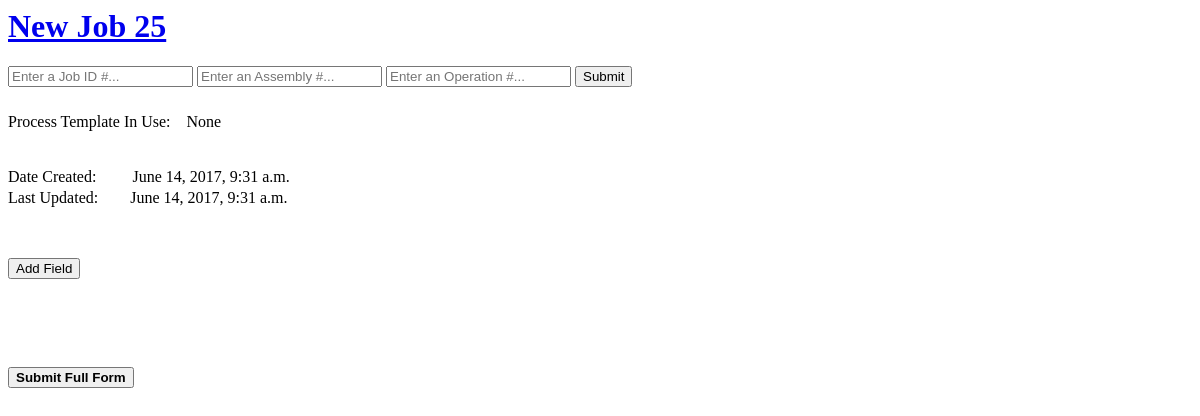
/embossers/81/detail/, run on an earlier commit of the app's database.
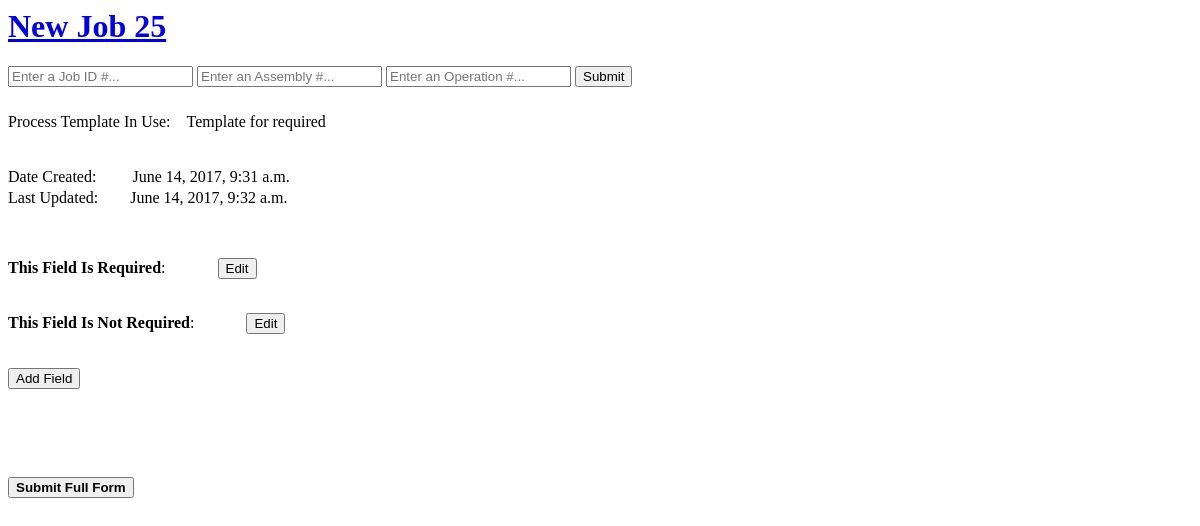
And on a later commit of the database.
### embossers/models.py (models this page shows, shortened)
class Job(models.Model):
    job_id = models.CharField(max_length=100, default="New Job", unique=True)
    date_created = models.DateTimeField('date created', auto_now_add=True)
    last_update = models.DateTimeField('last updated', default=timezone.now)
    date_submitted = models.DateTimeField(null=True, blank=True)
    process_outline = models.CharField(max_length=100, default="None", verbose_name="Process Template")
    has_process_outline_been_modified_for_this_operation = models.BooleanField(default=False, verbose_name="Edited Template")
    has_job_name_been_set = models.BooleanField(default=False)
    completed = models.BooleanField(default=False)
    disable_submit_button = models.BooleanField(default=False)
    job_number = models.CharField(max_length=100, blank=True)
    assembly_number = models.CharField(max_length=100, blank=True)
    operation_number = models.CharField(max_length=100, blank=True)
    def was_created_recently(self):
        now = timezone.now()
        return now - datetime.timedelta(days=1) <= self.date_created <= now
    was_created_recently.admin_order_field = 'date_created'
    was_created_recently.boolean = True
    was_created_recently.short_description = 'Created recently?'

class Field(models.Model):
    job = models.ForeignKey(Job, on_delete=models.CASCADE)
    field_name = models.CharField(max_length=100)
    field_text = models.CharField(max_length=200, blank=True)
    field_has_been_set = models.BooleanField(default=False)
    editing_mode = models.BooleanField(default=False)
    name_is_operator_editable = models.BooleanField(default=True)
    text_is_operator_editable = models.BooleanField(default=True)
    required_for_full_submission = models.BooleanField(default=True)
    objects = FieldManager()

### embossers/views.py (the view)
# urls.py: url(r'^(?P<pk>[0-9]+)/detail/$', DetailView.as_view(), name='detail'),
class DetailView(generic.DetailView):
    model = Job
    template_name = 'embossers/pages/detail.html'
    def get_queryset(self):
        return Job.objects.all()

### templates/embossers/pages/detail.html (shortened to what this page needs)
<html lang="en">
{% load static %}
<link rel="stylesheet" type="text/css" href="{% static 'embossers/style.css' %}" />
</head>
<h1><a class="navbar-brand" href="/embossers">{{ job.job_id }}</a></h1>
{% ifequal job.has_job_name_been_set False %}
    {% include 'embossers/forms/job_number_form.html' %}
{% endifequal %}
<p>Process Template In Use:&emsp;{{ job.process_outline }}
</p>
<br />
<p>Date Created:&emsp;&emsp; {{ job.date_created }}</p>
<p>Last Updated:&emsp;&ensp;&ensp;{{ job.last_update }}</p>
<p>&emsp;</p>
<p>&emsp;</p>
{% for field in job.field_set.all %}
    {% ifnotequal field.field_has_been_set False %}
        {% ifnotequal field.editing_mode True %}
            {% include 'embossers/forms/saved_field_form.html' %}
        {% else %}
            {% include 'embossers/forms/existing_field_form.html' %}
        {% endifnotequal %}
    {% else %}
        {% include 'embossers/forms/new_field_form.html' %}
    {% endifnotequal %}
{% endfor %}
{% if job.completed == False %}
    <form action="{% url 'embossers:add_field' job.id %}" method="post" name="add_field">
        <input type="submit" name="add_field" value="Add Field"/>
    </form>
{% endif %}
<br /><br /><br /><br />
{% if job.completed == False %}
    {% include 'embossers/forms/submit.html' %}
{% endif %}
</html>

### templates/embossers/forms/job_number_form.html (shortened to what this page needs)
<form action="{% url 'embossers:set_job_name' job.id %}" method="post" class="enter_job_form">
    <input type="text" name="job_number_text_box" placeholder="Enter a Job ID #..."></input>
    <input type="text" name="assembly_number_text_box" placeholder="Enter an Assembly #..."></input>
    <input type="text" name="operation_number_text_box" placeholder="Enter an Operation #..."></input>
    <button type="submit" value="1">Submit</button>&emsp;
</form>

### templates/embossers/forms/saved_field_form.html (shortened to what this page needs)
<p>
<form action="{% url 'embossers:edit_data' job.id %}" method="post">
    <label for="field{{ forloop.counter }}"><strong>{{ field.field_name }}</strong>:&emsp;{{ field.field_text }}&emsp;&emsp;</label>
    {% if field.name_is_operator_editable or field.text_is_operator_editable %}
        <button type="submit" name="edit_field" id="field{{ forloop.counter }}" value="{{ field.id }}">Edit</button><br /><br />
    {% else %}
        <br /><br />
    {% endif %}
</form>
</p>

### templates/embossers/forms/submit.html (shortened to what this page needs)
<form action="{% url 'embossers:submit' job.id %}" method="post">
    <button type="submit" class="full_page_submit" name="full_page_submit"><strong>Submit Full Form</strong></button>
</form>

### static/embossers/style.css (style rules this page uses)
p { text-align: left; line-height: 5px; }
.enter_job_form { display: inline-block; }

What changed in the data, as far as the page shows it:
changed Job "New Job 25": process_outline "None" → "Template for required"; last_update "June 14, 2017, 9:31 a.m." → "June 14, 2017, 9:32 a.m."
added Field: field_name "This Field Is Required", {{ field.id }} 224 (drawn)
added Field: field_name "This Field Is Not Required"
